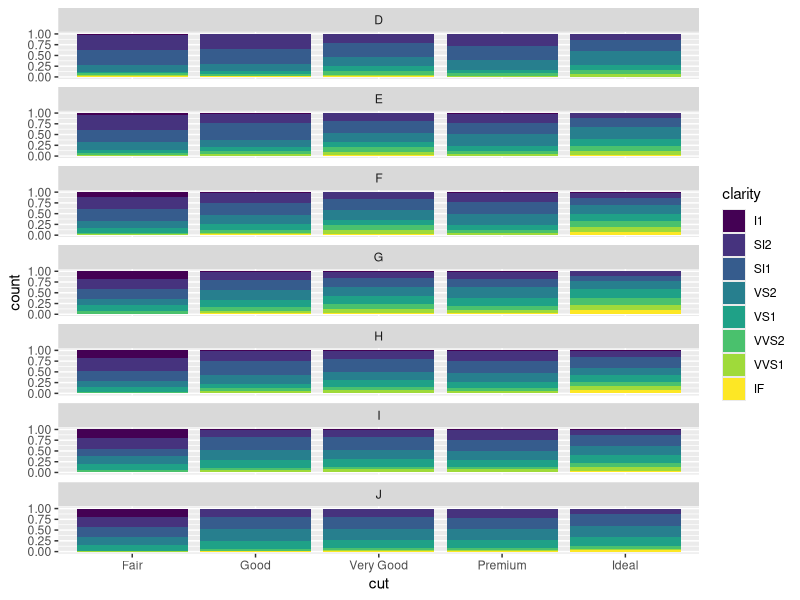
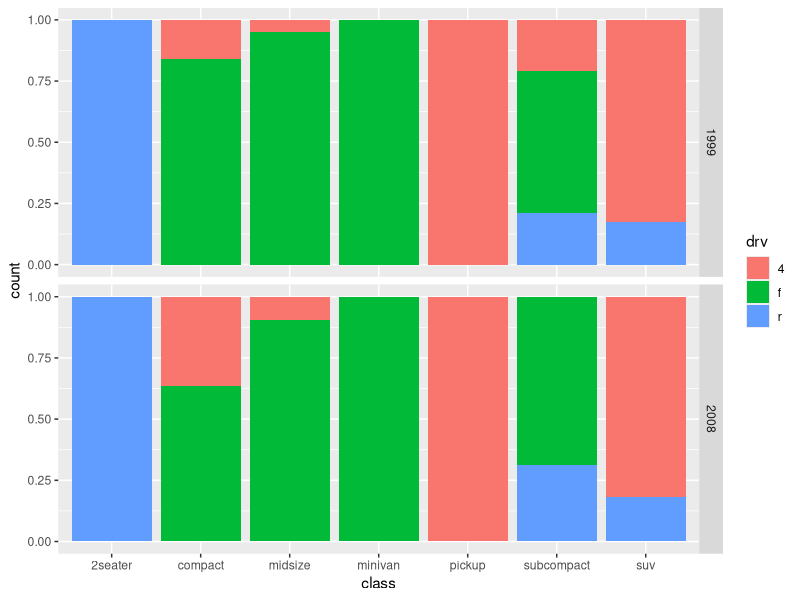

Write the R code that produced these figures, in order.
## ---- chunk 1
knitr::opts_chunk$set(echo = TRUE, message = FALSE, error = FALSE)
library(tidyverse)
## ---- chunk 2
ggplot(data = diamonds, mapping = aes(x = cut, fill = clarity)) +
  geom_bar(position = "fill") +
  facet_wrap(vars(color), ncol = 1)
## ---- chunk 3
ggplot(data = mpg, mapping = aes(x = class, fill = drv)) +
  geom_bar(position = "fill") +
  facet_grid(rows = vars(year))
